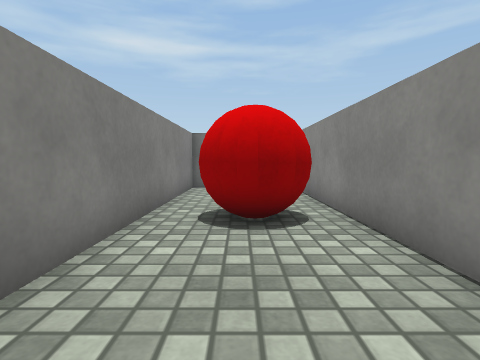
View 1 (above)

18 first-person views from a walk through a scene from a Unity 3-D project. The camera is 0.51 m above the floor, tilts 4° down and sees 80° across. The floor is counted in squares, 0.5 m on a side. Each view is taken from the middle of a square. On the plan, view 1 faces up. The plan holds only what a view shows up to about 12 squares ahead; the rest is blank. Surface patterns are stand-ins for the level's own textures.

View 2
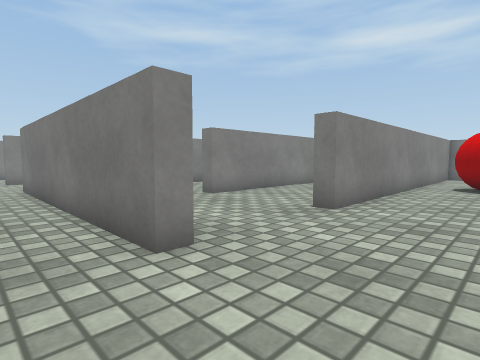

View 3
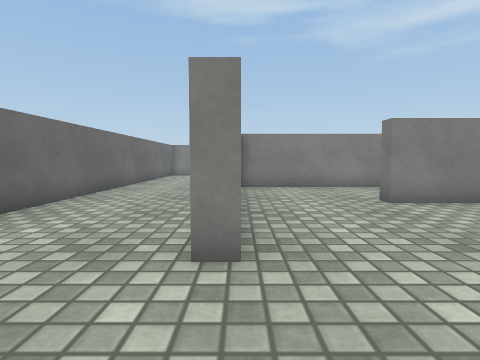

View 4
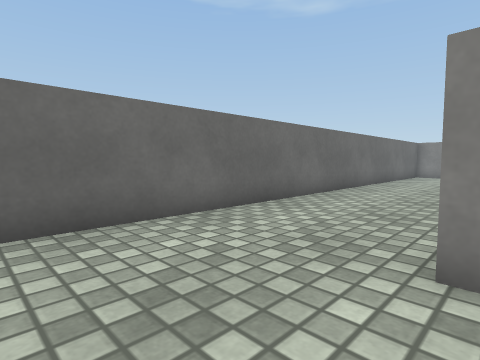

View 5
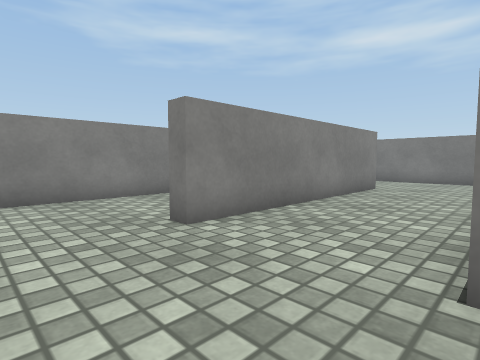

View 6
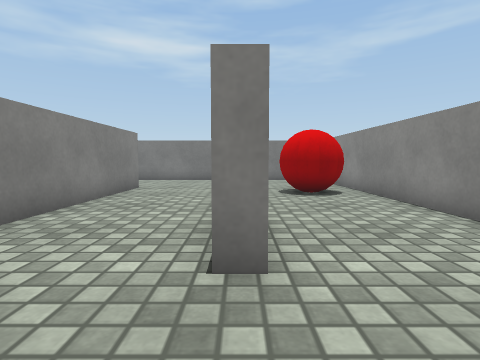

View 7
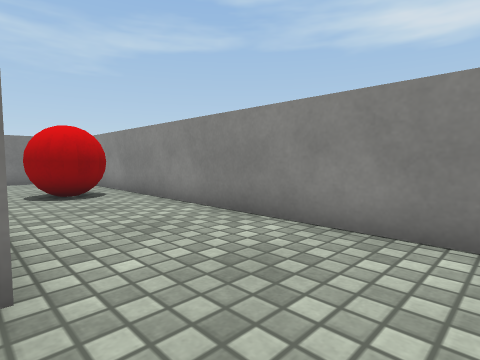

View 8
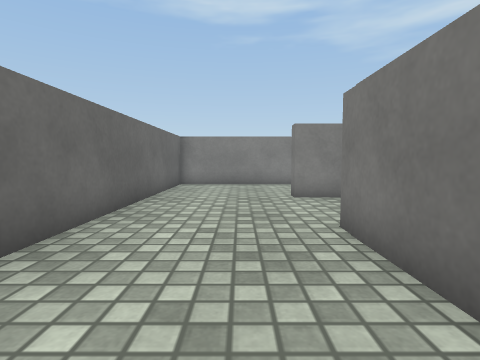

View 9
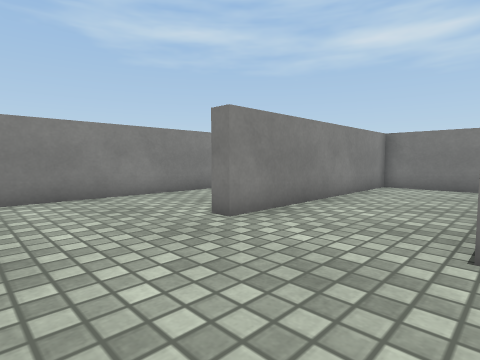

View 10
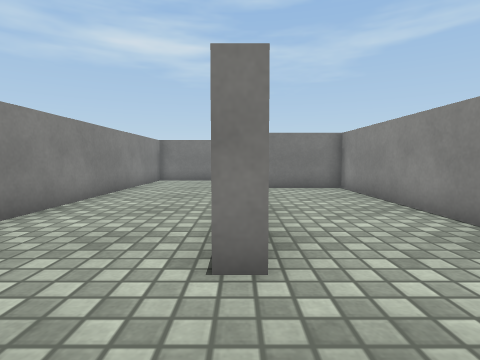

View 11
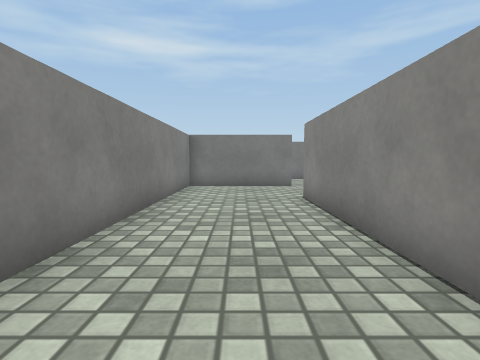

View 12
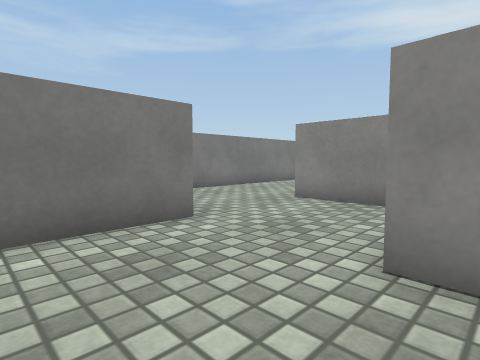

View 13
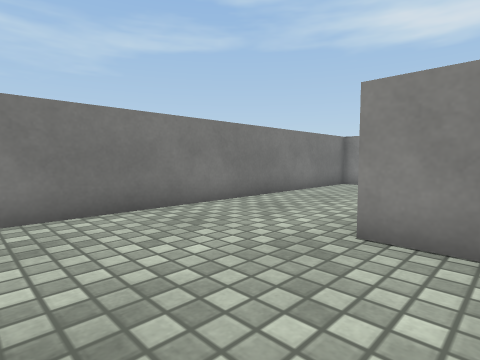

View 14
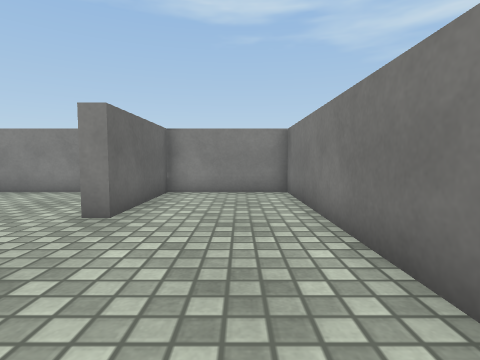

View 15
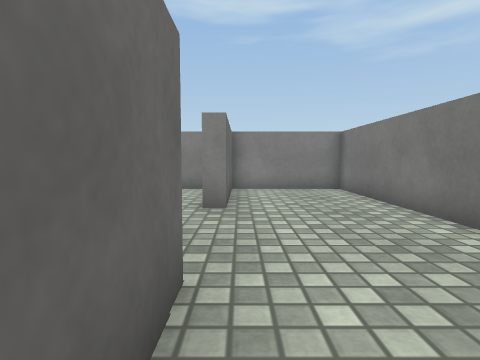

View 16
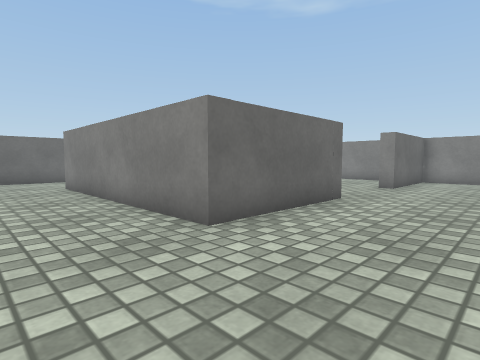

View 17
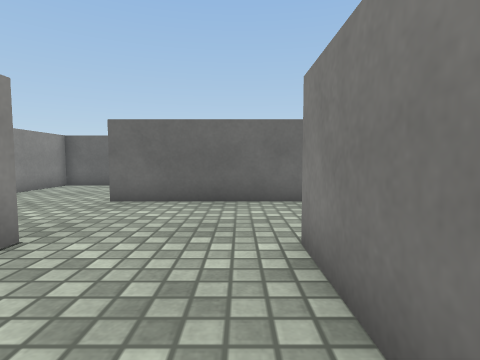

View 18
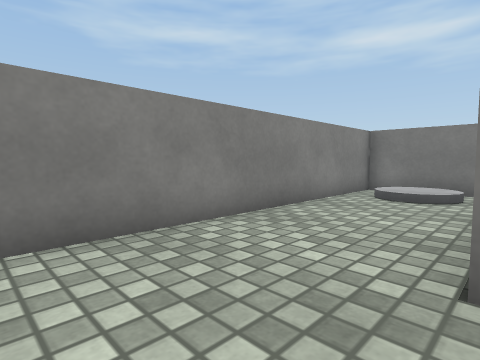

### Floor plan
Points are (right, up) in squares from view 1. A wall is a line through its corners. A room is listed if a view was taken in it or the views show most of it. See-through windows are left out.
Room 1 (views 1, 2, 3, 4, 5, 6, 7, 8, 9, 10, 11, 12, 13, 14, 15, 16, 17, 18)
walls: (-10.3, -3.8) (-10.3, 2.4) (-13.7, 2.4) (-13.7, -5.5) (-14.2, -5.5); (-10.3, 4.1) (-10.3, 6.5) (-5.7, 6.5) (-5.7, -1.5) (-6.2, -1.5); (-6.6, -5) (-1.7, -5) (-1.7, -5.5) (-10.4, -5.5); (-6.9, 6) (-9.8, 6) (-9.8, -5); (-14.2, -3) (-14.2, 3); (2, -3.8) (2, 8.6); (-2.3, 9.8) (-2.3, 10.5) (-18, 10.5) (-18, 6.7) (-14, 6.7) (-14, 6.2) (-18, 6.2) (-18, -9.5) (2, -9.5) (2, -6.9); (0.2, 10.5) (-1.7, 10.5) (-1.7, -1.5) (-2.2, -1.5)
objects: red ball (-1, 4) to (1, 5)

Where each view was taken, in squares from view 1:
view 1: 0 up, 0 right, facing up
view 2: 7 down, 1 right, facing up-left
view 3: 5 down, 1 right, facing left
view 4: 5 down, 1 right, facing down-left
view 5: 4 down, 2 left, facing up-left
view 6: 4 down, 2 left, facing up
view 7: 4 down, 2 left, facing up-right
view 8: 7 down, 6 left, facing left
view 9: 9 down, 10 left, facing up-left
view 10: 8 down, 14 left, facing up
view 11: 5 down, 16 left, facing up
view 12: 2 up, 17 left, facing up-right
view 13: 5 up, 14 left, facing up-right
view 14: 9 up, 9 left, facing left
view 15: 7 up, 8 left, facing left
view 16: 10 up, 3 left, facing down-left
view 17: 2 up, 5 left, facing down
view 18: 4 down, 6 left, facing up-left
